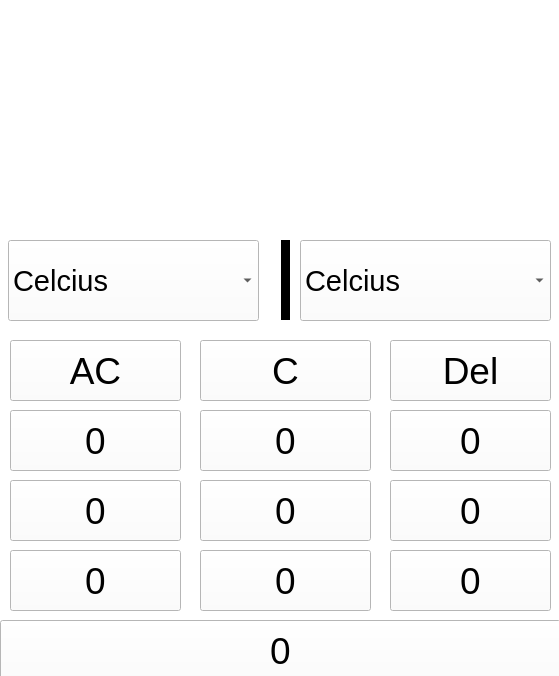
<?xml version="1.0" encoding="UTF-8"?>
<ui version="4.0">
 <class>Dialog</class>
 <widget class="QDialog" name="Dialog">
  <property name="geometry">
   <rect>
    <x>0</x>
    <y>0</y>
    <width>559</width>
    <height>676</height>
   </rect>
  </property>
  <property name="windowTitle">
   <string>Dialog</string>
  </property>
  <widget class="QWidget" name="bgwidget" native="true">
   <property name="geometry">
    <rect>
     <x>0</x>
     <y>0</y>
     <width>561</width>
     <height>681</height>
    </rect>
   </property>
   <property name="styleSheet">
    <string notr="true">QWidget#bgwidget{
background-color: qlineargradient(spread:pad, x1:0, y1:0.102, x2:1, y2:1, stop:0 rgba(205, 165, 255, 255), stop:0.675393 rgba(156, 229, 219, 255), stop:1 rgba(255, 255, 255, 255));}</string>
   </property>
   <widget class="QLabel" name="welcome">
    <property name="geometry">
     <rect>
      <x>100</x>
      <y>110</y>
      <width>391</width>
      <height>81</height>
     </rect>
    </property>
    <property name="styleSheet">
     <string notr="true">font: 63 30pt &quot;Bahnschrift SemiBold&quot;; color:rgb(31, 86, 146)</string>
    </property>
    <property name="text">
     <string>Selamat Datang</string>
    </property>
   </widget>
   <widget class="QLabel" name="welcome2">
    <property name="geometry">
     <rect>
      <x>120</x>
      <y>170</y>
      <width>321</width>
      <height>81</height>
     </rect>
    </property>
    <property name="styleSheet">
     <string notr="true">font: 63 14pt &quot;Bahnschrift SemiBold&quot;; color:rgb(31, 86, 146)</string>
    </property>
    <property name="text">
     <string>Silahkan pilih mode kalkulator</string>
    </property>
   </widget>
   <widget class="QComboBox" name="Opsimode">
    <property name="geometry">
     <rect>
      <x>140</x>
      <y>330</y>
      <width>271</width>
      <height>41</height>
     </rect>
    </property>
    <property name="font">
     <font>
      <pointsize>12</pointsize>
     </font>
    </property>
    <property name="layoutDirection">
     <enum>Qt::LeftToRight</enum>
    </property>
    <property name="styleSheet">
     <string notr="true"/>
    </property>
    <item>
     <property name="text">
      <string>Kalkulator sederhana</string>
     </property>
    </item>
    <item>
     <property name="text">
      <string>Konversi Suhu</string>
     </property>
    </item>
    <item>
     <property name="text">
      <string>Konversi Panjang</string>
     </property>
    </item>
    <item>
     <property name="text">
      <string>Konversi Massa</string>
     </property>
    </item>
    <item>
     <property name="text">
      <string>Konversi Waktu</string>
     </property>
    </item>
    <item>
     <property name="text">
      <string>Konversi kecepatan</string>
     </property>
    </item>
   </widget>
   <widget class="QPushButton" name="submitpilihan">
    <property name="geometry">
     <rect>
      <x>230</x>
      <y>430</y>
      <width>93</width>
      <height>28</height>
     </rect>
    </property>
    <property name="text">
     <string>Pilih</string>
    </property>
   </widget>
   <widget class="QStackedWidget" name="stackedWidget">
    <property name="geometry">
     <rect>
      <x>0</x>
      <y>0</y>
      <width>561</width>
      <height>681</height>
     </rect>
    </property>
    <property name="styleSheet">
     <string notr="true">background-color:rgb(255, 255, 255)</string>
    </property>
    <property name="currentIndex">
     <number>0</number>
    </property>
    <widget class="QWidget" name="page_konversisuhu">
     <widget class="QPushButton" name="number_1">
      <property name="geometry">
       <rect>
        <x>0</x>
        <y>620</y>
        <width>561</width>
        <height>61</height>
       </rect>
      </property>
      <property name="font">
       <font>
        <pointsize>28</pointsize>
       </font>
      </property>
      <property name="text">
       <string>0</string>
      </property>
     </widget>
     <widget class="QPushButton" name="number_2">
      <property name="geometry">
       <rect>
        <x>10</x>
        <y>550</y>
        <width>171</width>
        <height>61</height>
       </rect>
      </property>
      <property name="font">
       <font>
        <pointsize>28</pointsize>
       </font>
      </property>
      <property name="text">
       <string>0</string>
      </property>
     </widget>
     <widget class="QPushButton" name="number_3">
      <property name="geometry">
       <rect>
        <x>200</x>
        <y>550</y>
        <width>171</width>
        <height>61</height>
       </rect>
      </property>
      <property name="font">
       <font>
        <pointsize>28</pointsize>
       </font>
      </property>
      <property name="text">
       <string>0</string>
      </property>
     </widget>
     <widget class="QPushButton" name="number_4">
      <property name="geometry">
       <rect>
        <x>390</x>
        <y>550</y>
        <width>161</width>
        <height>61</height>
       </rect>
      </property>
      <property name="font">
       <font>
        <pointsize>28</pointsize>
       </font>
      </property>
      <property name="text">
       <string>0</string>
      </property>
     </widget>
     <widget class="QPushButton" name="number_5">
      <property name="geometry">
       <rect>
        <x>200</x>
        <y>480</y>
        <width>171</width>
        <height>61</height>
       </rect>
      </property>
      <property name="font">
       <font>
        <pointsize>28</pointsize>
       </font>
      </property>
      <property name="text">
       <string>0</string>
      </property>
     </widget>
     <widget class="QPushButton" name="number_6">
      <property name="geometry">
       <rect>
        <x>390</x>
        <y>480</y>
        <width>161</width>
        <height>61</height>
       </rect>
      </property>
      <property name="font">
       <font>
        <pointsize>28</pointsize>
       </font>
      </property>
      <property name="text">
       <string>0</string>
      </property>
     </widget>
     <widget class="QPushButton" name="number_7">
      <property name="geometry">
       <rect>
        <x>10</x>
        <y>480</y>
        <width>171</width>
        <height>61</height>
       </rect>
      </property>
      <property name="font">
       <font>
        <pointsize>28</pointsize>
       </font>
      </property>
      <property name="text">
       <string>0</string>
      </property>
     </widget>
     <widget class="QPushButton" name="number_8">
      <property name="geometry">
       <rect>
        <x>200</x>
        <y>410</y>
        <width>171</width>
        <height>61</height>
       </rect>
      </property>
      <property name="font">
       <font>
        <pointsize>28</pointsize>
       </font>
      </property>
      <property name="text">
       <string>0</string>
      </property>
     </widget>
     <widget class="QPushButton" name="number_9">
      <property name="geometry">
       <rect>
        <x>390</x>
        <y>410</y>
        <width>161</width>
        <height>61</height>
       </rect>
      </property>
      <property name="font">
       <font>
        <pointsize>28</pointsize>
       </font>
      </property>
      <property name="text">
       <string>0</string>
      </property>
     </widget>
     <widget class="QPushButton" name="number_10">
      <property name="geometry">
       <rect>
        <x>10</x>
        <y>410</y>
        <width>171</width>
        <height>61</height>
       </rect>
      </property>
      <property name="font">
       <font>
        <pointsize>28</pointsize>
       </font>
      </property>
      <property name="text">
       <string>0</string>
      </property>
     </widget>
     <widget class="QPushButton" name="number_11">
      <property name="geometry">
       <rect>
        <x>390</x>
        <y>340</y>
        <width>161</width>
        <height>61</height>
       </rect>
      </property>
      <property name="font">
       <font>
        <pointsize>28</pointsize>
       </font>
      </property>
      <property name="text">
       <string>Del</string>
      </property>
     </widget>
     <widget class="QPushButton" name="number_12">
      <property name="geometry">
       <rect>
        <x>10</x>
        <y>340</y>
        <width>171</width>
        <height>61</height>
       </rect>
      </property>
      <property name="font">
       <font>
        <pointsize>28</pointsize>
       </font>
      </property>
      <property name="text">
       <string>AC</string>
      </property>
     </widget>
     <widget class="QPushButton" name="number_13">
      <property name="geometry">
       <rect>
        <x>200</x>
        <y>340</y>
        <width>171</width>
        <height>61</height>
       </rect>
      </property>
      <property name="font">
       <font>
        <pointsize>28</pointsize>
       </font>
      </property>
      <property name="text">
       <string>C</string>
      </property>
     </widget>
     <widget class="QFrame" name="frame">
      <property name="geometry">
       <rect>
        <x>277</x>
        <y>240</y>
        <width>16</width>
        <height>80</height>
       </rect>
      </property>
      <property name="frameShape">
       <enum>QFrame::VLine</enum>
      </property>
      <property name="frameShadow">
       <enum>QFrame::Plain</enum>
      </property>
      <property name="lineWidth">
       <number>9</number>
      </property>
     </widget>
     <widget class="QComboBox" name="suhu_kiri">
      <property name="geometry">
       <rect>
        <x>8</x>
        <y>240</y>
        <width>251</width>
        <height>81</height>
       </rect>
      </property>
      <property name="font">
       <font>
        <pointsize>22</pointsize>
       </font>
      </property>
      <property name="layoutDirection">
       <enum>Qt::LeftToRight</enum>
      </property>
      <property name="styleSheet">
       <string notr="true">style : none;</string>
      </property>
      <item>
       <property name="text">
        <string>Celcius</string>
       </property>
      </item>
      <item>
       <property name="text">
        <string>Fahrenheit</string>
       </property>
      </item>
     </widget>
     <widget class="QComboBox" name="suhu_kanan">
      <property name="geometry">
       <rect>
        <x>300</x>
        <y>240</y>
        <width>251</width>
        <height>81</height>
       </rect>
      </property>
      <property name="font">
       <font>
        <pointsize>22</pointsize>
       </font>
      </property>
      <property name="layoutDirection">
       <enum>Qt::LeftToRight</enum>
      </property>
      <property name="styleSheet">
       <string notr="true"/>
      </property>
      <item>
       <property name="text">
        <string>Celcius</string>
       </property>
      </item>
      <item>
       <property name="text">
        <string>Fahrenheit</string>
       </property>
      </item>
     </widget>
    </widget>
    <widget class="QWidget" name="page_6"/>
   </widget>
  </widget>
 </widget>
 <resources/>
 <connections/>
</ui>
